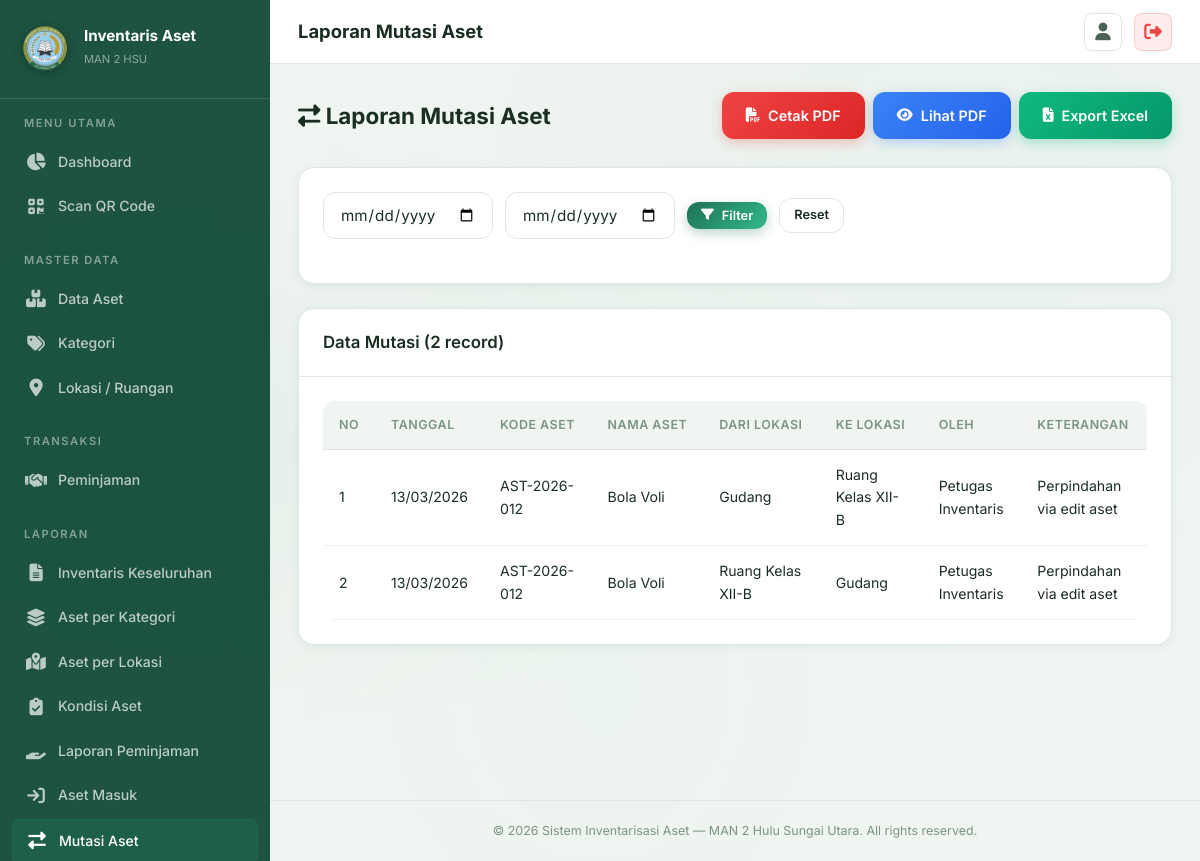
/pages/laporan/mutasi_aset.php (signed in), run on the app's committed database.
### tables this page shows
CREATE TABLE `mutasi_aset` (
  `id` int NOT NULL AUTO_INCREMENT,
  `id_aset` int NOT NULL,
  `id_lokasi_asal` int DEFAULT NULL,
  `id_lokasi_tujuan` int DEFAULT NULL,
  `tanggal_mutasi` date NOT NULL,
  `keterangan` text,
  `id_user` int DEFAULT NULL,
  `created_at` timestamp NULL DEFAULT CURRENT_TIMESTAMP,
  PRIMARY KEY (`id`),
  KEY `id_aset` (`id_aset`),
  KEY `id_lokasi_asal` (`id_lokasi_asal`),
  KEY `id_lokasi_tujuan` (`id_lokasi_tujuan`),
  KEY `id_user` (`id_user`),
  CONSTRAINT `mutasi_aset_ibfk_1` FOREIGN KEY (`id_aset`) REFERENCES `aset` (`id`) ON DELETE CASCADE,
  CONSTRAINT `mutasi_aset_ibfk_2` FOREIGN KEY (`id_lokasi_asal`) REFERENCES `lokasi` (`id`) ON DELETE SET NULL,
  CONSTRAINT `mutasi_aset_ibfk_3` FOREIGN KEY (`id_lokasi_tujuan`) REFERENCES `lokasi` (`id`) ON DELETE SET NULL,
  CONSTRAINT `mutasi_aset_ibfk_4` FOREIGN KEY (`id_user`) REFERENCES `users` (`id`) ON DELETE SET NULL
);

CREATE TABLE `aset` (
  `id` int NOT NULL AUTO_INCREMENT,
  `kode_aset` varchar(50) NOT NULL,
  `nama_aset` varchar(150) NOT NULL,
  `id_kategori` int DEFAULT NULL,
  `id_lokasi` int DEFAULT NULL,
  `jumlah` int NOT NULL DEFAULT '1',
  `kondisi` enum('Baik','Rusak Ringan','Rusak Berat') NOT NULL DEFAULT 'Baik',
  `tahun_perolehan` year DEFAULT NULL,
  `nilai_perolehan` decimal(15,2) DEFAULT '0.00',
  `sumber_dana` varchar(100) DEFAULT NULL,
  `gambar` varchar(255) DEFAULT NULL,
  `keterangan` text,
  `qr_code_path` varchar(255) DEFAULT NULL,
  `created_at` timestamp NULL DEFAULT CURRENT_TIMESTAMP,
  `updated_at` timestamp NULL DEFAULT CURRENT_TIMESTAMP ON UPDATE CURRENT_TIMESTAMP,
  `deleted_at` timestamp NULL DEFAULT NULL,
  PRIMARY KEY (`id`),
  UNIQUE KEY `kode_aset` (`kode_aset`),
  KEY `id_kategori` (`id_kategori`),
  KEY `id_lokasi` (`id_lokasi`),
  CONSTRAINT `aset_ibfk_1` FOREIGN KEY (`id_kategori`) REFERENCES `kategori` (`id`) ON DELETE SET NULL,
  CONSTRAINT `aset_ibfk_2` FOREIGN KEY (`id_lokasi`) REFERENCES `lokasi` (`id`) ON DELETE SET NULL
);

CREATE TABLE `lokasi` (
  `id` int NOT NULL AUTO_INCREMENT,
  `nama_lokasi` varchar(100) NOT NULL,
  `keterangan` text,
  `created_at` timestamp NULL DEFAULT CURRENT_TIMESTAMP,
  PRIMARY KEY (`id`)
);

CREATE TABLE `users` (
  `id` int NOT NULL AUTO_INCREMENT,
  `nama` varchar(100) NOT NULL,
  `username` varchar(50) NOT NULL,
  `password` varchar(255) NOT NULL,
  `role` enum('admin','petugas','guru') NOT NULL DEFAULT 'petugas',
  `nip` varchar(30) DEFAULT NULL,
  `jabatan` varchar(100) DEFAULT NULL,
  `no_telepon` varchar(20) DEFAULT NULL,
  `foto` varchar(255) DEFAULT NULL,
  `created_at` timestamp NULL DEFAULT CURRENT_TIMESTAMP,
  PRIMARY KEY (`id`),
  UNIQUE KEY `username` (`username`)
);

### pages/laporan/mutasi_aset.php (the view, shortened to what this page needs)
<?php
$pdo = getConnection();
$startDate = $_GET['start_date'] ?? '';
$endDate = $_GET['end_date'] ?? '';
$where = "WHERE 1=1";
$params = [];
$stmt = $pdo->prepare("SELECT m.*, a.kode_aset, a.nama_aset, la.nama_lokasi as lokasi_asal, lt.nama_lokasi as lokasi_tujuan, u.nama as oleh
    FROM mutasi_aset m
    JOIN aset a ON m.id_aset = a.id
    LEFT JOIN lokasi la ON m.id_lokasi_asal = la.id
    LEFT JOIN lokasi lt ON m.id_lokasi_tujuan = lt.id
    LEFT JOIN users u ON m.id_user = u.id
    $where ORDER BY m.tanggal_mutasi DESC");
$stmt->execute($params);
$data = $stmt->fetchAll();
require_once __DIR__ . '/../../includes/header.php';
require_once __DIR__ . '/../../includes/sidebar.php';
?>
<div class="page-header">
    <div><h2><i class="fas fa-right-left"></i> Laporan Mutasi Aset</h2></div>
    <div class="btn-group no-print">
        <a href="export_pdf.php?type=mutasi&start_date=<?= urlencode($startDate) ?>&end_date=<?= urlencode($endDate) ?>" class="btn btn-danger"><i class="fas fa-file-pdf"></i> Cetak PDF</a>
        <a href="export_pdf.php?type=mutasi&start_date=<?= urlencode($startDate) ?>&end_date=<?= urlencode($endDate) ?>&view=1" target="_blank" class="btn btn-info"><i class="fas fa-eye"></i> Lihat PDF</a>
        <a href="export_excel.php?type=mutasi&start_date=<?= urlencode($startDate) ?>&end_date=<?= urlencode($endDate) ?>" class="btn btn-success"><i class="fas fa-file-excel"></i> Export Excel</a>
    </div>
</div>
<div class="card mb-4 no-print"><div class="card-body">
    <form method="GET" class="search-bar">
        <input type="date" class="form-control" name="start_date" value="<?= $startDate ?>" style="max-width:170px;">
        <input type="date" class="form-control" name="end_date" value="<?= $endDate ?>" style="max-width:170px;">
        <button type="submit" class="btn btn-primary btn-sm"><i class="fas fa-filter"></i> Filter</button>
        <a href="mutasi_aset.php" class="btn btn-secondary btn-sm">Reset</a>
    </form>
</div></div>
<div class="card animate-fadeInUp"><div class="card-header"><h3>Data Mutasi (<?= count($data) ?> record)</h3></div><div class="card-body"><div class="table-wrapper">
    <table><thead><tr><th>No</th><th>Tanggal</th><th>Kode Aset</th><th>Nama Aset</th><th>Dari Lokasi</th><th>Ke Lokasi</th><th>Oleh</th><th>Keterangan</th></tr></thead>
    <tbody>
        <?php if (empty($data)): ?>
            <tr><td colspan="8" class="text-center text-muted">Belum ada data mutasi</td></tr>
        <?php else: foreach ($data as $i => $m): ?>
        <tr>
            <td><?= $i+1 ?></td>
            <td><?= date('d/m/Y', strtotime($m['tanggal_mutasi'])) ?></td>
            <td><?= htmlspecialchars($m['kode_aset']) ?></td><td><?= htmlspecialchars($m['nama_aset']) ?></td>
            <td><?= htmlspecialchars($m['lokasi_asal'] ?? '-') ?></td><td><?= htmlspecialchars($m['lokasi_tujuan'] ?? '-') ?></td>
            <td><?= htmlspecialchars($m['oleh'] ?? '-') ?></td><td><?= htmlspecialchars($m['keterangan'] ?? '-') ?></td>
        </tr>
        <?php endforeach; endif; ?>
    </tbody></table>
</div></div></div>
<?php require_once __DIR__ . '/../../includes/footer.php'; ?>

### data on the page
mutasi_aset: tanggal_mutasi "13/03/2026", id_aset.kode_aset "AST-2026-012", id_aset.nama_aset "Bola Voli", id_lokasi_asal.nama_lokasi "Gudang", id_lokasi_tujuan.nama_lokasi "Ruang Kelas XII-B", id_user.nama "Petugas Inventaris", keterangan "Perpindahan via edit aset"
mutasi_aset: tanggal_mutasi "13/03/2026", id_aset.kode_aset "AST-2026-012", id_aset.nama_aset "Bola Voli", id_lokasi_asal.nama_lokasi "Ruang Kelas XII-B", id_lokasi_tujuan.nama_lokasi "Gudang", id_user.nama "Petugas Inventaris", keterangan "Perpindahan via edit aset"

### other printed values
$pageTitle "Laporan Mutasi Aset"
count($data) "2"
